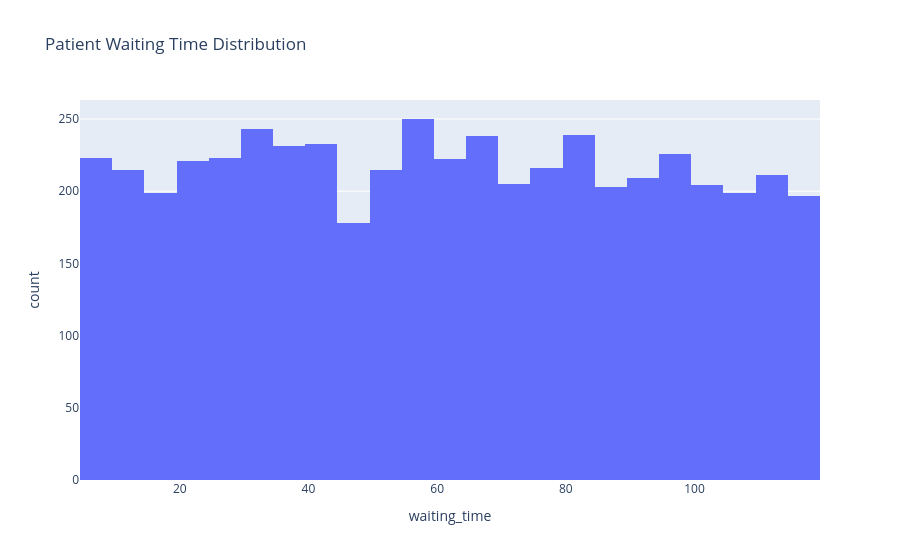

The notebook cell this image was saved under:
### Code cell
fig = px.histogram(
    df,
    x="waiting_time",
    nbins=30,
    title="Patient Waiting Time Distribution"
)

fig.show()

### Figure 1 — Plotly figure (JSON) as saved in the notebook; plotly's stock layout.template omitted (floating-point values rounded to 4 significant figures; data arrays with more than 128 entries replaced by an {"elided": "..."} marker saying what was removed)
{"data": [{"bingroup": "x", "hovertemplate": "waiting_time=%{x}<br>count=%{y}<extra></extra>", "legendgroup": "", "marker": {"color": "#636efa", "pattern": {"shape": ""}}, "name": "", "nbinsx": 30, "orientation": "v", "showlegend": false, "type": "histogram", "x": {"elided": "5000 int values"}, "xaxis": "x", "yaxis": "y"}], "layout": {"barmode": "relative", "legend": {"tracegroupgap": 0}, "title": {"text": "Patient Waiting Time Distribution"}, "xaxis": {"anchor": "y", "domain": [0, 1], "title": {"text": "waiting_time"}}, "yaxis": {"anchor": "x", "domain": [0, 1], "title": {"text": "count"}}}}
